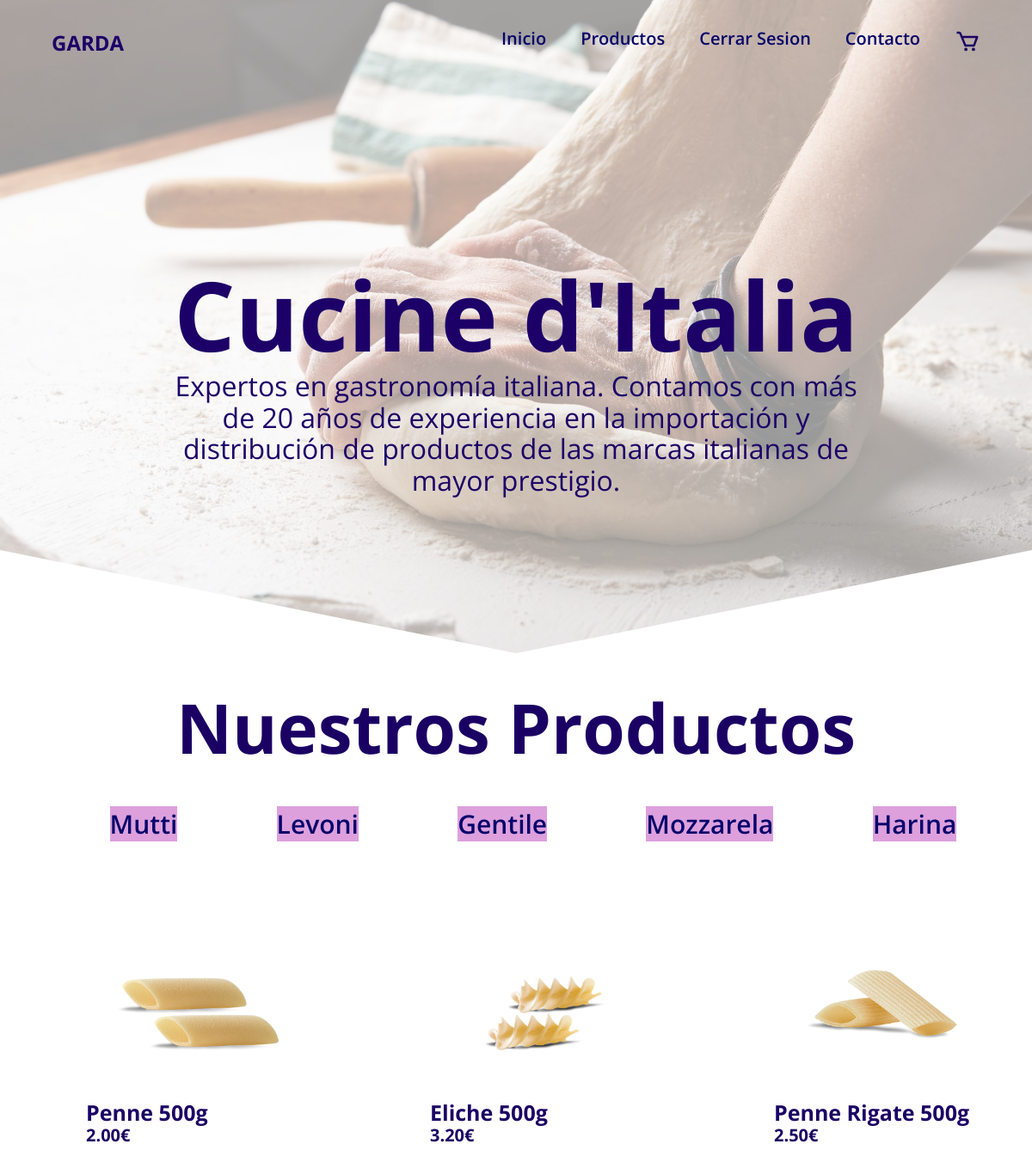
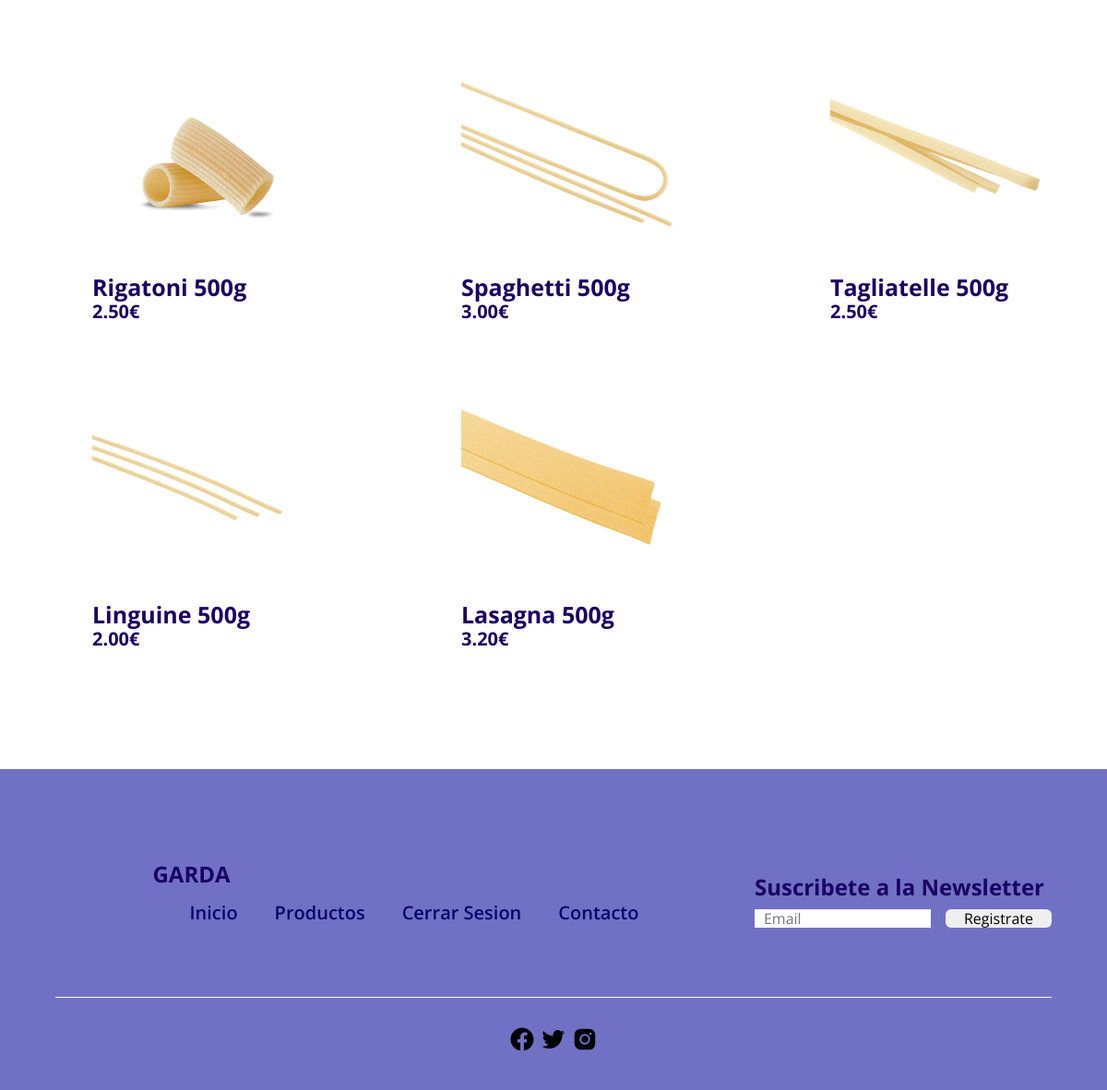
The app's page /gentile.php with its own data (2 pictures, top to bottom).
### tables this page shows
CREATE TABLE `productos` (
  `codp` int(11) NOT NULL,
  `nomp` varchar(50) NOT NULL,
  `desp` varchar(200) DEFAULT NULL,
  `estado` int(11) NOT NULL DEFAULT 1,
  `preciop` decimal(5,2) NOT NULL,
  `categoriap` varchar(50) NOT NULL,
  `imagp` varchar(50) NOT NULL
);

### gentile.php (the view, shortened to what this page needs)
<!DOCTYPE html>
<html lang="es">
<head>
    <link rel="stylesheet" href="./css/normalize.css">
    <link rel="stylesheet" href="./css/estilos.css">
</head>
<body>
<header class="banner">
        <nav class="nav container">
            <div class="nav__baner">
                <h2><class class="nav_title">GARDA</class></h2>
            </div>
            <ul class="nav__link nav__link--menu">
                <li class="nav__items">
                    <a href="index_login.php" class="nav__links">Inicio</a>
                </li>
                <li class="nav__items">
                    <a href="productos.php" class="nav__links">Productos</a>
                </li>
                <li class="nav__items">
                    <a href="index.php" class="nav__links">Cerrar Sesion</a>
                </li>
                <li class="nav__items">
                    <a href="#" class="nav__links">Contacto</a>
                </li>
                <li class="nav__items">
                    <a href="carrito.php" class="nav__links"> <img src="./images/cart.svg" style="width:30px;"></a>
                </li>
        </nav>
        <section class="banner__container container">
            <h1 class="banner__title">Cucine d'Italia</h1>
            <p class="banner__paragraph">Expertos en gastronomía italiana. Contamos con más de 20 años de experiencia en la importación y distribución de productos de las marcas italianas de mayor prestigio.</p>
        </section>
</header>
<div class="prod__menu">
    <nav class="prod__container">
        <h1 class="prod__titulo">Nuestros Productos</h1>
        <ul class="prod__link">
            <li class="nav__items">
                <a href="mutti.php" class="prod__links">Mutti</a>
            </li>
            <li class="nav__items">
                <a href="levoni.php" class="prod__links">Levoni</a>
            </li>
            <li class="nav__items">
                <a href="gentile.php" class="prod__links">Gentile</a>
            </li>
            <li class="nav__items">
                <a href="mozzarella.php" class="prod__links">Mozzarela</a>
            </li>
            <li class="nav__items">
                <a href="harina.php" class="prod__links">Harina</a>
            </li>
    </nav>
</div>
<div class="lista">
<?php
    include('./php/conexion_be.php');
    $resultado = $conexion -> query("SELECT * FROM productos WHERE categoriap ='pasta'");
    while($fila = mysqli_fetch_array($resultado)){
?>
    <div class="columnas__container">
        <figure class="img__prod">
            <a href="detalles.php?id=<?php echo $fila['codp'];?>">
            <img src="./images/productos/<?php echo $fila['imagp'];?>" class="img_card">
        </figure>
        <div class="info-card">
            <h4><?php echo $fila['nomp'];?></h4>
            <p class="precio"><?php echo $fila['preciop'];?>€</p>
        </div>
    </div>
<?php } ?>
</div>
<main>
    <footer class="footer">
        <section class="footer__container container">
            <nav class="nav nav--footer">
                <h2 class="footer__titulo">GARDA</h2>
                <ul class="nav__link nav__link--footer">
                    <li class="nav__items">
                        <a href="index_login.php" class="nav__links">Inicio</a>
                    </li>
                    <li class="nav__items">
                        <a href="productos.php" class="nav__links">Productos</a>
                    </li>
                    <li class="nav__items">
                        <a href="index.php" class="nav__links">Cerrar Sesion</a>
                    </li>
                    <li class="nav__items">
                        <a href="#" class="nav__links">Contacto</a>
                    </li>
                </ul>
            </nav>
            <form class="footer__form">
                <h2 class="footer__newsletter">Suscribete a la Newsletter</h2>
                <div class="footer__inputs">
                    <input type="email" placeholder="Email" class="footer__input">
                    <input type="submit" value="Registrate" class="footer__submit">
                </div>
            </form>
        </section>
        <section class="footer__copy container">
            <div class="footer__social">
                <a href="#" class="footer__icons"><img src="images/facebook.svg" class="footer__img"></a>
                <a href="#" class="footer__icons"><img src="images/twitter.svg" class="footer__img"></a>
                <a href="#" class="footer__icons"><img src="images/instagram.svg" class="footer__img"></a>
            </div>
        </section>
    </footer>
</main>
</body>
</html>

### css/estilos.css (style rules this page uses)
:root { --padding-container: 100px 0; --color-title: #1b0064; }
body { font-family: 'Open Sans', 'sans-serif'; }
.container { width: 90%; max-width: 1200px; margin: 0 auto; overflow: hidden; padding: var(--padding-container); }
.banner { width: 100%; height: 100vh; min-height: 600px; max-height: 800px; position: relative; display: grid; grid-template-rows: 100px 1fr; color:rgb(28, 0, 104); }
.banner::after { content: ""; position: absolute; top: 0; left: 0; width: 100%; height: 100%; background: url('../images/banner.png'); opacity: 0.4; background-size: cover; clip-path: polygon(0 0, 100% 0, 100% 80%, 50% 95%, 0 80%); z-index: -1; }
.nav { --padding-container: 0; height: 100%; display: flex; align-items: center; }
.nav__link { margin-left: auto; padding: 0; display: grid; grid-auto-flow: column; grid-auto-columns: max-content; gap: 2em; font-size: 20px; font-weight: 600; }
.nav__items { list-style: none; }
.nav__links { color: rgb(6, 4, 107); text-decoration: none; }
.banner__container { max-width: 800px; --pading-container:0; display: auto; grid-auto-rows: max-content; align-content: center; gap: 1em; padding-bottom: 100px; text-align: center; }
.banner__title { font-size: 7rem; }
.banner__paragraph { margin-bottom: 20px; font-size: 2rem ; }
.footer { background-color: #7071c5; }
.footer__titulo, .footer__newsletter { color:#1b0064; }
.footer__container { display: flex; justify-content: space-between; align-items: center; border-bottom: 1px solid #fff; padding-bottom: 60px; }
.nav--footer { padding-bottom: 20px; display: grid; gap: 1rem; grid-auto-flow: row; height: 100%; }
.nav__link--footer { display: flex; margin: 0; margin-right: 20px; flex-wrap: wrap; }
.footer__inputs { margin-top: 10px; display: flex; overflow: hidden; }
.footer__input { background-color: #fff; display: block; padding-left: 10px; font-size: 1rem; outline: none; border:none; margin-right: 16px; }
.footer__submit { margin-left: auto; display: inline-block; padding: 0 20px; border:none; font-size: 1rem; border-radius: 6px; }
.footer__copy { --padding-container: 30px 0; text-align: center; color: #fff; }
.footer__icons { display: inline-flex; margin-bottom: 10px; }
.footer__img { width: 30px; }
.prod__titulo { text-align: center; margin-bottom: 50px; font-size: 80px; color: #1b0064; }
.prod__link { margin: 50px 50px; display: flex; justify-content: space-around; grid-auto-flow: column; gap: 2em; font-size: 20px; font-weight: 600; }
.prod__links { font-size: 30px; color: rgb(6, 4, 107); text-decoration:none; background: plum; }
.lista { overflow:hidden; margin-bottom: 80px; }
.columnas__container { float: left; width: 25%; padding-right: 5px; margin-left: 100px; }
.img_card { height: 250px; }
.info-card { font-size: 25px; text-align: left; margin-bottom: 50px; }
.precio { font-size: 20px; font-weight:bolder; color: #1b0064; }
.info-card { vertical-align: middle; }

### gentile.php (style rules this page uses)
A { text-decoration: none; color:#1b0064 }

### records on screen
productos: imagp (picture), nomp "Penne 500g", preciop "2.00"
productos: imagp (picture), nomp "Eliche 500g", preciop "3.20"
productos: imagp (picture), nomp "Penne Rigate 500g", preciop "2.50"
productos: imagp (picture), nomp "Rigatoni 500g", preciop "2.50"
productos: imagp (picture), nomp "Spaghetti 500g", preciop "3.00"
productos: imagp (picture), nomp "Tagliatelle 500g", preciop "2.50"
productos: imagp (picture), nomp "Linguine 500g", preciop "2.00"
productos: imagp (picture), nomp "Lasagna 500g", preciop "3.20"
